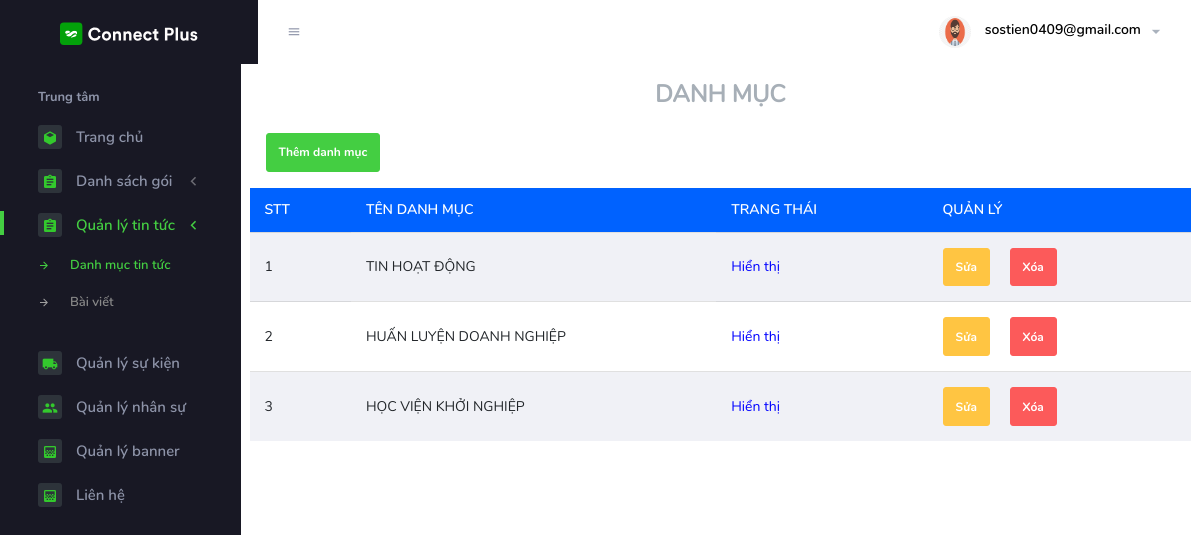
Screenshot of /admin/categories/Categories.php (signed in) with the database file from the repository.
### tables this page shows
CREATE TABLE `categories` (
  `id` int(11) NOT NULL,
  `name` text NOT NULL,
  `status` int(11) NOT NULL
);

### admin/categories/Categories.php (the view, shortened to what this page needs)
<?php
include_once("../../connect.php");
?>
<?php
include_once("../Template/header.php");
include_once("../Template/nav.php");
include_once("../Template/side.php");
?>
<div class="container">
    <h2 class="text-center mt-3 text-uppercase">Danh mục</h2>
    <div class="row">
        <div class="col-md-4">
            <?php
            if (isset($_GET['action']) && $_GET['action'] == 'add') {
            ?>
                <a hidden href="../categories/Categories.php?action=add" class="btn btn-success m-3">Thêm danh mục</a>
            <?php
            } else if (isset($_GET['action']) && $_GET['action'] == 'edit') {
            ?>
                <a hidden href="../categories/Categories.php?action=add" class="btn btn-success m-3">Thêm danh mục</a>
            <?php
            } else {
            ?>
                <a href="../categories/Categories.php?action=add" class="btn btn-success m-3">Thêm danh mục</a>
            <?php
            }
            ?>
        </div>
        <div class="col-md-4"></div>
        <div class="col-md-4"></div>
    </div>
    <div class="row">
        <div class="col-md-12">
            <table class="table table-striped">
                <thead class="bg-primary text-uppercase" style="color: #fff;">
                    <th>Stt</th>
                    <th>Tên danh mục</th>
                    <th>Trang thái</th>
                    <th>Quản lý</th>
                </thead>
                <tbody>
                    <?php
                    $i = 0;
                    $sql_select_categories = "select * from categories order by id desc";
                    $result_select_categories = $conn->query($sql_select_categories);
                    while ($categories = mysqli_fetch_array($result_select_categories)) {
                        $i++;
                    ?>
                        <tr>
                            <td scope="col"><?php echo $i ?></td>
                            <td scope="col" class="gon-chu"><?php echo $categories['name'] ?></td>
                            <td scope="col">
                                <?php
                                if ($categories['status'] == 1) {
                                    echo '<span style="color: blue;">Hiển thị</span>';
                                } else if ($categories['status'] == 0) {
                                    echo '<span style="color: red;">Không hiển thị</span>';
                                }
                                ?>
                            </td>
                            <td>
                                <a href="./Categories.php?action=edit&id=<?php echo $categories['id'] ?>" class="btn btn-warning mr-3">Sửa</a>
                                <a onclick="confirmDeleteN(<?php echo $categories['id'] ?>)" class="btn btn-danger">Xóa</a>
                            </td>
                        </tr>
                    <?php
                    }
                    ?>
                </tbody>
            </table>
        </div>
    </div>
</div>
<?php
include_once("../Template/footer.php");
?>

### admin/Template/header.php (style rules this page uses)
.gon-chu { max-width: 200px; white-space: nowrap; overflow: hidden; text-overflow: ellipsis; }

### rows the page displays
categories: name "TIN HOẠT ĐỘNG", status "Hiển thị"
categories: name "HUẤN LUYỆN DOANH NGHIỆP", status "Hiển thị"
categories: name "HỌC VIỆN KHỞI NGHIỆP", status "Hiển thị"

### other values shown
$_SESSION['admin'] "sostien0409@gmail.com"
